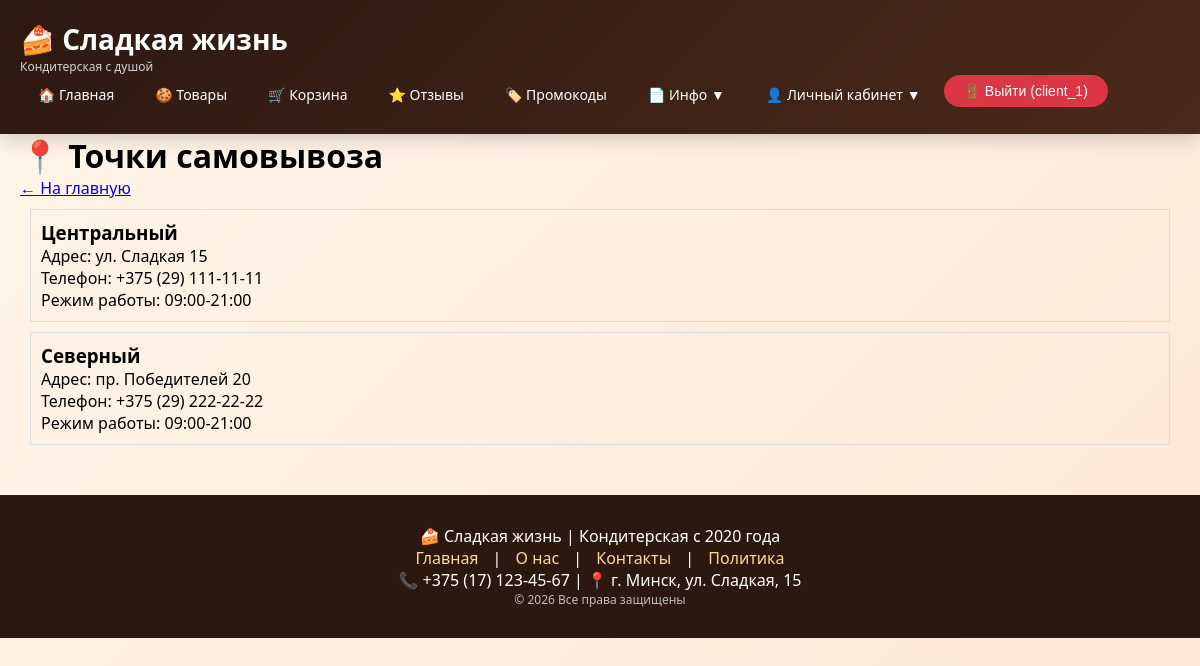
The app's page /pickup-points/ (signed in) with its own data.
### shop/models.py (models this page shows, shortened)
class PickupPoint(models.Model):
    name = models.CharField(max_length=100)
    address = models.CharField(max_length=200)
    phone = models.CharField(max_length=20)
    work_hours = models.CharField(max_length=100, default='09:00-21:00')
    is_active = models.BooleanField(default=True)

### shop/views.py (the view)
# urls.py: re_path(r'^pickup-points/$', views.pickup_points, name='pickup_points'),
@login_required
def pickup_points(request):
    points = PickupPoint.objects.filter(is_active=True)
    return render(request, 'shop/pickup_points.html', {'points': points})

### shop/templates/shop/pickup_points.html (shortened to what this page needs)
{% extends 'shop/base.html' %}
{% block content %}
<h1>📍 Точки самовывоза</h1>
<a href="{% url 'home' %}">← На главную</a>
{% for point in points %}
<div style="border:1px solid #ddd; margin:10px; padding:10px">
    <h3>{{ point.name }}</h3>
    <p>Адрес: {{ point.address }}</p>
    <p>Телефон: {{ point.phone }}</p>
    <p>Режим работы: {{ point.work_hours }}</p>
</div>
{% endfor %}
{% endblock %}

### shop/templates/shop/base.html (shortened to what this page needs)
<!DOCTYPE html>
<html lang="ru">
<head>
</head>
<body>
    <div class="header">
        <div class="container">
            <div class="header-content">
                <div class="logo">
                    <h1>🍰 Сладкая жизнь</h1>
                    <p>Кондитерская с душой</p>
                </div>
                <div class="main-nav">
                    <ul>
                        <li><a href="{% url 'home' %}">🏠 Главная</a></li>
                        <li><a href="{% url 'products' %}">🍪 Товары</a></li>
                        <li><a href="{% url 'cart_view' %}">🛒 Корзина</a></li>
                        <li><a href="{% url 'reviews' %}">⭐ Отзывы</a></li>
                        <li><a href="{% url 'promocodes' %}">🏷️ Промокоды</a></li>
                        <li class="dropdown">
                            <a href="#">📄 Инфо ▼</a>
                        </li>
                        {% if user.is_authenticated and user.client %}
                        <li class="dropdown">
                            <a href="#">👤 Личный кабинет ▼</a>
                        </li>
                        {% endif %}
                        {% if user.is_authenticated %}
                        <li>
                            <form action="{% url 'logout' %}" method="post" class="logout-form">
                                <button type="submit" class="logout-btn">🚪 Выйти ({{ user.username }})</button>
                            </form>
                        </li>
                        {% else %}
                        <li><a href="{% url 'login' %}">🔑 Войти</a></li>
                        <li><a href="{% url 'register' %}">📝 Регистрация</a></li>
                        {% endif %}
                    </ul>
                </div>
            </div>
        </div>
    </div>
    <div class="container">
        {% block content %}
        {% endblock %}
    </div>
    <div class="footer">
        <div class="container">
            <p>🍰 Сладкая жизнь | Кондитерская с 2020 года</p>
            <p>
                <a href="{% url 'home' %}">Главная</a> |
                <a href="{% url 'about' %}">О нас</a> |
                <a href="{% url 'contacts' %}">Контакты</a> |
                <a href="{% url 'privacy_policy' %}">Политика</a>
            </p>
            <p>📞 +375 (17) 123-45-67 | 📍 г. Минск, ул. Сладкая, 15</p>
            <p style="font-size: 12px; opacity: 0.7;">© 2026 Все права защищены</p>
        </div>
    </div>
</body>
</html>

### shop/templates/shop/base.html (style rules this page uses)
* { margin: 0; padding: 0; box-sizing: border-box; }
body { font-family: 'Segoe UI', Tahoma, Geneva, Verdana, sans-serif; background: linear-gradient(135deg, #fff5e8 0%, #ffe8d6 100%); min-height: 100vh; }
.header { background: linear-gradient(135deg, #2d1810 0%, #4a2a1a 100%); color: white; padding: 20px 0; box-shadow: 0 4px 20px rgba(0,0,0,0.2); position: sticky; top: 0; z-index: 1000; }
.container { max-width: 1200px; margin: 0 auto; padding: 0 20px; }
.header-content { display: flex; justify-content: space-between; align-items: center; flex-wrap: wrap; }
.logo h1 { font-size: 28px; font-weight: bold; }
.logo p { font-size: 12px; opacity: 0.8; }
.main-nav ul { display: flex; list-style: none; gap: 5px; flex-wrap: wrap; }
.main-nav li { position: relative; }
.main-nav a { color: white; text-decoration: none; padding: 10px 18px; display: block; border-radius: 25px; transition: all 0.3s ease; font-size: 14px; font-weight: 500; }
.logout-form { display: inline; }
.logout-btn { background: #dc3545; color: white; border: none; padding: 8px 20px; border-radius: 25px; cursor: pointer; font-size: 14px; font-weight: 500; transition: all 0.3s ease; }
.footer { background: #2d1810; color: white; padding: 30px 0; margin-top: 50px; text-align: center; }
.footer a { color: #ffd89b; text-decoration: none; margin: 0 10px; }

### records on screen
PickupPoint: name "Центральный", address "ул. Сладкая 15", phone "+375 (29) 111-11-11", work_hours "09:00-21:00"
PickupPoint: name "Северный", address "пр. Победителей 20", phone "+375 (29) 222-22-22", work_hours "09:00-21:00"

### other values on screen
{{ user.username }} "client_1"
